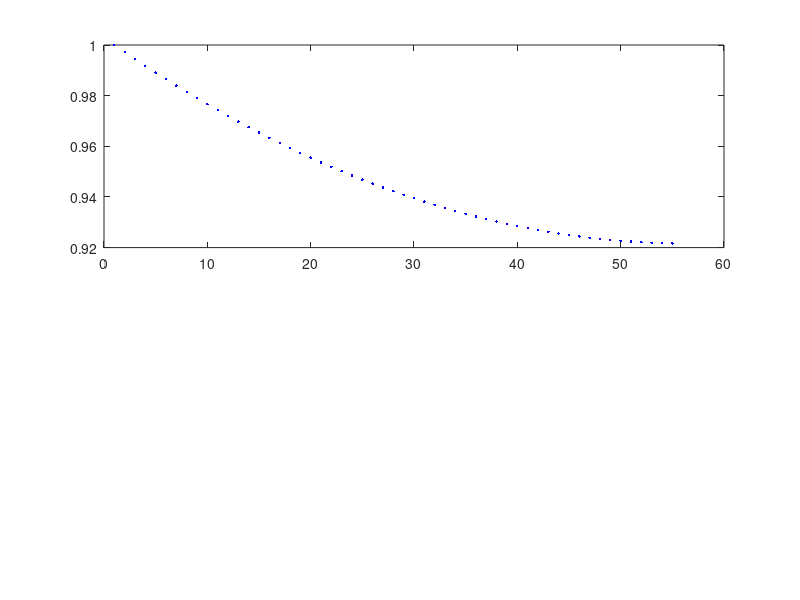

Recreate this plot in MATLAB. (Note: this script raises an error after producing the figure.)
%% initialisation
clear all;
clc;
close all;

% ------parameters------------
It = 28;        % It, Z and N taken from simulation of my feeder
Z = 10e-5;
N = 55;
Vs = 1;
Vl = 0.94;
%-----------------------------

%% constant current
% total drop on whole feeder (for check)
% delVN = Z*It*(N+1)/2;

% drop at branch k
CI_delVk = @(k) Z*It/N*k*(N-(k-1)/2);

% branch at which drop is delV
delV = Vs - Vl;
branch = @(delV) round((N+0.5) - sqrt((N+0.5)^2-(2*N*delV)/(Z*It)));
onseti = real(branch(delV));

% current in feeder
currentsi = zeros(1,N);
currentsi(1) = It;
currentsi(2) = It;
% current to loads
ldcuri = zeros(1,N);

% feeder voltages
voltagesi = zeros(1,N);
voltagesi(1) = Vs;

% calaculate feeder voltages and both currents
for i=2:N
    drop = CI_delVk(i-1);
    voltagesi(i) = Vs - drop;
    
    currentsi(i+1) = It*(1-(i-1)/N);
    ldcuri(i-1) = currentsi(i-1) - currentsi(i);
end
% last load current is whatever is left in feeder
ldcuri(N) = currentsi(N);
% last element is removed because in loop i+1 is calculated
currentsi = currentsi(1:end-1);

%plot results
subplot(2,1,1);
plot(voltagesi, 'b.');
vline(onseti,'b')
grid on
hold on

subplot(2,1,2);
plot(currentsi,'b.');
hold on
plot(ldcuri, 'k');
grid on

%% constant impedance
% voltage drop function
sumVz = 0;
CZ_delVk = @(sumVz) Z*It*(1 - 1/(Vs*N)*sumVz);

% vector of feeder voltages
voltagesz = zeros(1,N);
voltagesz(1) = Vs;
voltagesz(2) = Vs - Z*It;
onsetz = 0;         % voltage problem onset bus

% vector of feeder current
currentsz = zeros(1,N);
currentsz(1) = It;
currentsz(2) = It;

% currents going to loads
ldcurz = zeros(1,N);

% calculate voltages and currents
for i = 3:N
    % voltage sum for drop calculation, can sum to end because vector initiated with 0s
    sumVz = sum(voltagesz(2:end)); 
    
    voltagesz(i) = voltagesz(i-1) - CZ_delVk(sumVz);
    if voltagesz(i) > Vl
        onsetz = i;     % get undervoltage onset bus
    end
    
    currentsz(i) = CZ_delVk(sumVz)/Z;
    ldcurz(i-1) = currentsz(i-1)-currentsz(i);
    
end
%last load current is whatever is left in feeder
ldcurz(N) = currentsz(N);

%check loads are constant impedance
% imp = voltagesz./ldcurz;
% range(imp(2:end-1))

% plot results
subplot(2,1,1);
plot(voltagesz, 'r.')
vline(onsetz,'r');
xlabel('branch number k');
ylabel('voltage pu');
title(['N = ' num2str(N) ', Z = ' num2str(Z) ', It = ' num2str(It)]);

subplot(2,1,2);
plot(currentsz, 'r.');
plot(ldcurz, 'm');
xlabel('branch number k');
ylabel('feeder current pu');
% plot(imp,'m.');

%% constant power
% voltage drop function
sumVp = 0;
CP_delVk = @(sumVp) Z*It*(1 - Vs/N*sumVp);
onsetp = 0;             % voltage problem onset bus

% feeder voltage vector
voltagesp = zeros(1,N);
voltagesp(1) = Vs;
voltagesp(2) = Vs - Z*It;

%feeder  current vector
currentsp = zeros(1,N);
currentsp(1) = It;
currentsp(2) = It;

% current into loads
ldcurp = zeros(1,N);

for i = 3:N
    % sum for drop calculation, sum to i-1 to avoid division by 0
    sumVp = sum(1./voltagesp(2:i-1));
    
    voltagesp(i) = voltagesp(i-1) - CP_delVk(sumVp);
    % get undervoltage onset bus
    if voltagesp(i) > Vl
        onsetp = i;     
    end
    currentsp(i) = CP_delVk(sumVp)/Z;
    ldcurp(i-1) = currentsp(i-1)-currentsp(i);
end
% current into last load
ldcurp(N) = currentsp(N);

% check all loads are constant power
% pow = voltagesp.*ldcurp;
% range(pow(2:end-1));

% plot results
subplot(2,1,2);
plot(currentsp, 'g.');
plot(ldcurp, 'c');
% plot(pow, 'c.')
subplot(2,1,1);
plot(voltagesp, 'g.')
vline(onsetp,'g')

legend('constant current','constant impedance','constant power');

%% MFC rating calculation
%CI
delVN = voltagesi(onseti) - voltagesi(end); % voltage drop at onset location = MFC location
MFCi = delVN * currentsi(onseti)    % multiply by feeder current at that location

%CZ
delVN = voltagesz(onsetz) - voltagesz(end);
MFCz = delVN * currentsz(onsetz)

%CP
delVN = voltagesp(onsetp) - voltagesp(end);
MFCp = delVN * currentsp(onsetp)

%% PoLC rating calculation
% because of the wrong load current in last branch, this will be 
% approximated by the branch before it

%CI
delVi = Vl - voltagesi(onseti+1:end)    %undervoltages that need to be corrected
poli = delVi.*ldcuri(onseti+1:end)      %multiply by current into the loads
poli(end) = delVi(end)*ldcuri(end-1);   %correct the last element
politot = sum(poli)                     %sum to get total PoLC rating

%CZ
delVz = Vl - voltagesz(onsetz+1:end)
polz = delVz.*ldcurz(onsetz+1:end)
polz(end) = delVz(end)*ldcurz(end-1);
polztot = sum(polz)

%CZ
delVp = Vl - voltagesp(onsetp+1:end)
polp = delVp.*ldcurp(onsetp+1:end)
polp(end) = delVp(end)*ldcurp(end-1);
polptot = sum(polp)